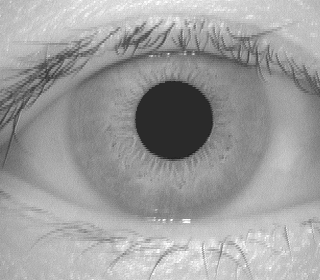
#> input picture data/001/1/001_1_3.bmp, 320 x 280 px; its folder holds only this picture in this run
$ python -i iris_localization.py   (imports and definitions only)
#> lines starting #> are read from the running program, lines starting #| are printed output that depends on the picture; after the words box and inside, x2 and y2 are one past the last pixel; in counts of white or black regions, pixels touching at a corner belong together
from iris_recognition.imports import cv2, np

class IrisLocalizer:
    """
    Class for localizing the iris in an eye image.

    Attributes
    ----------
        image : numpy.ndarray
            The input image containing the eye.
        region_dimension : int
            The dimension of the region around the estimated pupil center for refinement. Default is 60 (e.g 120x120 region)
        height : int
            The height of the input image.
        width : int
            The width of the input image.
        Xp : int or None
            The x-coordinate of the pupil center.
        Yp : int or None
            The y-coordinate of the pupil center.
        Rp : int or None
            The radius of the pupil.

    Methods
    -------
        localize_iris() :
            Localizes the iris by estimating and refining the pupil center coordinates and then detecting the iris.
            Returns the image with the detected iris boundaries and the coordinates of the iris center and radius.
        save_image(filename) :
            Saves the image with the detected iris boundaries drawn on it.
    """

    # [110 lines left out: functions __init__, localize_iris, save_image, not called in this run]

>>> import cv2
>>> picture = cv2.imread('../../../data/001/1/001_1_3.bmp')
#> picture is the input picture: shape (280, 320, 3); min 29, max 255, mean 158
>>> result = IrisLocalizer(picture).localize_iris()
#> in localize_iris, `pupil_region = self.image[y1:y2, x1:x2]`:
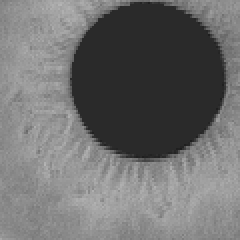
#> pupil_region: shape (120, 120, 3) (shown 2 times larger); min 29, max 181, mean 110.5
#> in localize_iris, `_, threshold = cv2.threshold(pupil_region, 0, 255, cv2.THRESH_BINARY +..`:
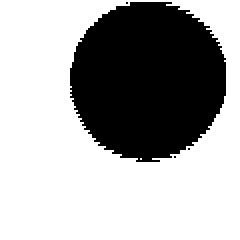
#> threshold: shape (120, 120) (shown 2 times larger); 66.1% white; 4 black regions (3 under 20 px), largest, box (x1, y1, x2, y2) and area: (35, 1, 113, 81) 4874
#> in localize_iris, `moments = cv2.moments(threshold)`: moments = moments, m00 2428365, centre m10/m00, m01/m00 = (52.31, 69.61)
#> in localize_iris, `centroid_x = int(moments["m10"] / moments["m00"])`: centroid_x = 52
#> in localize_iris, `centroid_y = int(moments["m01"] / moments["m00"])`: centroid_y = 69
#> in localize_iris, `masked = cv2.inRange(bilateral, 0, 75)`:
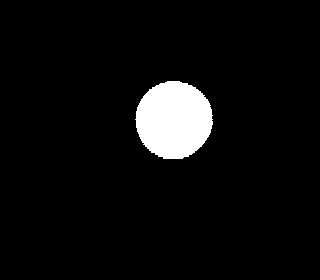
#> masked: shape (280, 320); 5.3% white; 1 white region, box (x1, y1, x2, y2) and area: (135, 81, 213, 159) 4722
#> in localize_iris, `masked_img = cv2.bitwise_and(bilateral, masked)`:
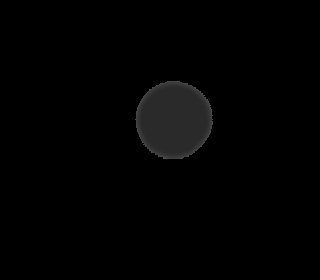
#> masked_img: shape (280, 320); min 0, max 75, mean 2.4
#> in localize_iris, `edges = cv2.Canny(masked_img, 100, 220)`:
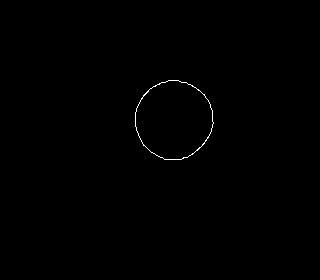
#> edges: shape (280, 320); 0.27% white in thin lines or dots, all inside (x1, y1, x2, y2) = (135, 80, 214, 160)
#> in localize_iris, `circles = cv2.HoughCircles(edges, cv2.HOUGH_GRADIENT, 5, 100)`: circles = [[177.5, 117.5, 37]]
#> in localize_iris, `closest_circle = min(circles[0], key=lambda x: np.linalg.norm(np.array..`: closest_circle = [177.5, 117.5, 37]
#> in localize_iris, `cv2.circle(mask, (self.__Xp, self.__Yp), int(self.__Rp+55), (255, 255,..`:
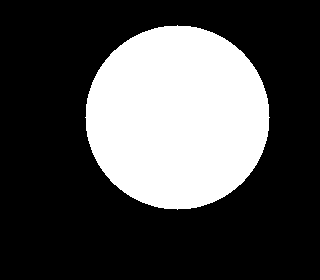
#> mask: shape (280, 320, 3); 29.6% white; 1 white region, box (x1, y1, x2, y2) and area: (85, 25, 270, 210) 26565
#> in localize_iris, `self.image = cv2.bitwise_and(self.image, mask)`:
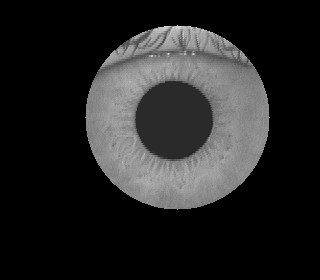
#> self.image: shape (280, 320, 3); min 0, max 231, mean 36.2
